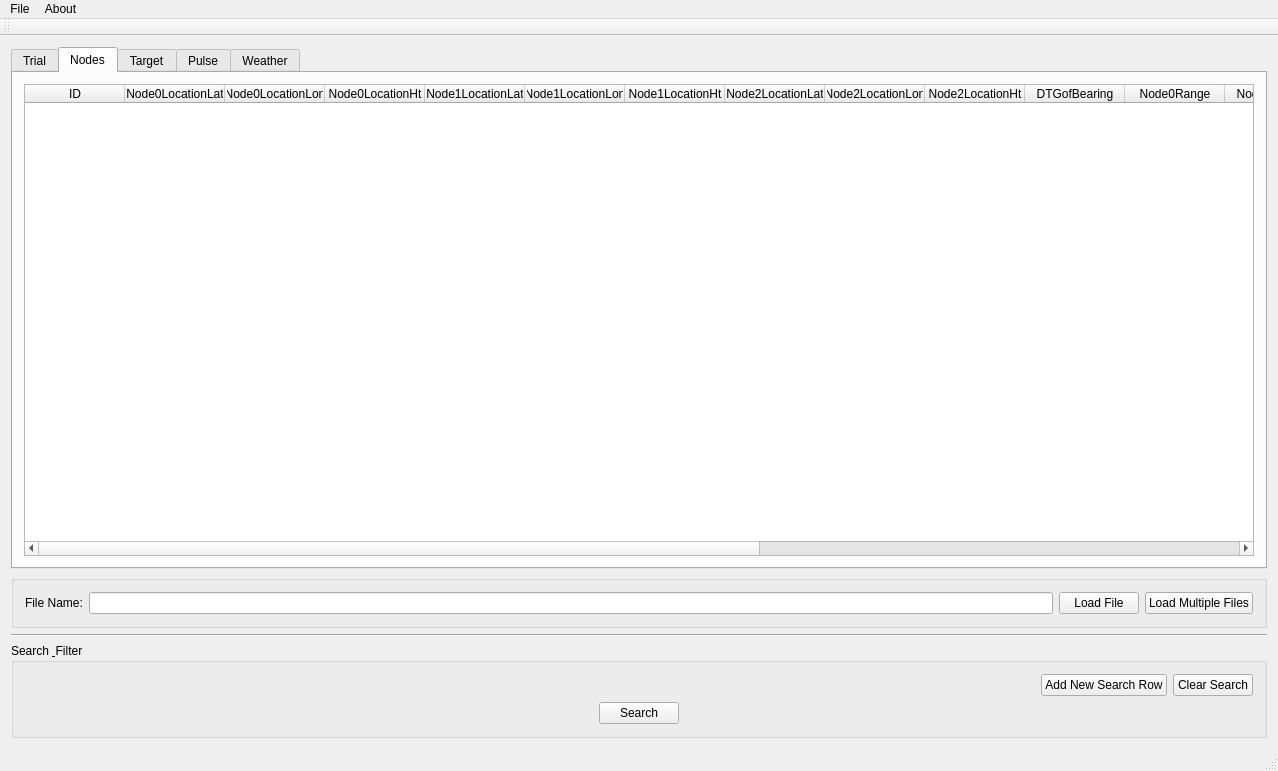
<?xml version="1.0" encoding="UTF-8"?>
<ui version="4.0">
 <class>MainWindow</class>
 <widget class="QMainWindow" name="MainWindow">
  <property name="geometry">
   <rect>
    <x>0</x>
    <y>0</y>
    <width>1278</width>
    <height>771</height>
   </rect>
  </property>
  <property name="windowTitle">
   <string>MainWindow</string>
  </property>
  <widget class="QWidget" name="centralWidget">
   <layout class="QVBoxLayout" name="verticalLayout">
    <item>
     <widget class="QTabWidget" name="tabWidget">
      <property name="tabShape">
       <enum>QTabWidget::Rounded</enum>
      </property>
      <property name="currentIndex">
       <number>1</number>
      </property>
      <widget class="QWidget" name="tab_trial">
       <attribute name="title">
        <string>Trial</string>
       </attribute>
       <layout class="QVBoxLayout" name="verticalLayout_4">
        <item>
         <widget class="QTableWidget" name="tableWidget_trial">
          <property name="frameShape">
           <enum>QFrame::StyledPanel</enum>
          </property>
          <property name="frameShadow">
           <enum>QFrame::Sunken</enum>
          </property>
          <property name="sizeAdjustPolicy">
           <enum>QAbstractScrollArea::AdjustIgnored</enum>
          </property>
          <property name="gridStyle">
           <enum>Qt::SolidLine</enum>
          </property>
          <column>
           <property name="text">
            <string>ID</string>
           </property>
          </column>
          <column>
           <property name="text">
            <string>ArchiveName</string>
           </property>
          </column>
          <column>
           <property name="text">
            <string>TrialDate</string>
           </property>
          </column>
          <column>
           <property name="text">
            <string>StartTime</string>
           </property>
          </column>
          <column>
           <property name="text">
            <string>TrialLocation</string>
           </property>
          </column>
          <column>
           <property name="text">
            <string>Comments</string>
           </property>
          </column>
          <column>
           <property name="text">
            <string>Interference</string>
           </property>
          </column>
         </widget>
        </item>
       </layout>
      </widget>
      <widget class="QWidget" name="tab_nodes">
       <attribute name="title">
        <string>Nodes</string>
       </attribute>
       <layout class="QVBoxLayout" name="verticalLayout_5">
        <item>
         <widget class="QTableWidget" name="tableWidget_nodes">
          <column>
           <property name="text">
            <string>ID</string>
           </property>
          </column>
          <column>
           <property name="text">
            <string>Node0LocationLat</string>
           </property>
          </column>
          <column>
           <property name="text">
            <string>Node0LocationLon</string>
           </property>
          </column>
          <column>
           <property name="text">
            <string>Node0LocationHt</string>
           </property>
          </column>
          <column>
           <property name="text">
            <string>Node1LocationLat</string>
           </property>
          </column>
          <column>
           <property name="text">
            <string>Node1LocationLon</string>
           </property>
          </column>
          <column>
           <property name="text">
            <string>Node1LocationHt</string>
           </property>
          </column>
          <column>
           <property name="text">
            <string>Node2LocationLat</string>
           </property>
          </column>
          <column>
           <property name="text">
            <string>Node2LocationLon</string>
           </property>
          </column>
          <column>
           <property name="text">
            <string>Node2LocationHt</string>
           </property>
          </column>
          <column>
           <property name="text">
            <string>DTGofBearing</string>
           </property>
          </column>
          <column>
           <property name="text">
            <string>Node0Range</string>
           </property>
          </column>
          <column>
           <property name="text">
            <string>Node0Bearing</string>
           </property>
          </column>
          <column>
           <property name="text">
            <string>Node1Range</string>
           </property>
          </column>
          <column>
           <property name="text">
            <string>Node1Bearing</string>
           </property>
          </column>
          <column>
           <property name="text">
            <string>Node2Range</string>
           </property>
          </column>
          <column>
           <property name="text">
            <string>Node2Bearing</string>
           </property>
          </column>
          <column>
           <property name="text">
            <string>BistaticAngle0_1</string>
           </property>
          </column>
          <column>
           <property name="text">
            <string>BistaticAngle0_2</string>
           </property>
          </column>
          <column>
           <property name="text">
            <string>BistaticAngle1_2</string>
           </property>
          </column>
         </widget>
        </item>
       </layout>
      </widget>
      <widget class="QWidget" name="tab_target">
       <attribute name="title">
        <string>Target</string>
       </attribute>
       <layout class="QVBoxLayout" name="verticalLayout_6">
        <item>
         <widget class="QTableWidget" name="tableWidget_target">
          <column>
           <property name="text">
            <string>ID</string>
           </property>
          </column>
          <column>
           <property name="text">
            <string>TgtLocationLat</string>
           </property>
          </column>
          <column>
           <property name="text">
            <string>TgtLocationLon</string>
           </property>
          </column>
          <column>
           <property name="text">
            <string>TgtLocationHt</string>
           </property>
          </column>
          <column>
           <property name="text">
            <string>TgtType</string>
           </property>
          </column>
          <column>
           <property name="text">
            <string>TgtArea</string>
           </property>
          </column>
          <column>
           <property name="text">
            <string>TgtSpeed</string>
           </property>
          </column>
         </widget>
        </item>
       </layout>
      </widget>
      <widget class="QWidget" name="tab_pulse">
       <attribute name="title">
        <string>Pulse</string>
       </attribute>
       <layout class="QVBoxLayout" name="verticalLayout_7">
        <item>
         <widget class="QTableWidget" name="tableWidget_pulse">
          <column>
           <property name="text">
            <string>ID</string>
           </property>
          </column>
          <column>
           <property name="text">
            <string>Waveform</string>
           </property>
          </column>
          <column>
           <property name="text">
            <string>NumOfPRIs</string>
           </property>
          </column>
          <column>
           <property name="text">
            <string>SamplesPerPRI</string>
           </property>
          </column>
          <column>
           <property name="text">
            <string>DACDelay</string>
           </property>
          </column>
          <column>
           <property name="text">
            <string>ADCDelay</string>
           </property>
          </column>
          <column>
           <property name="text">
            <string>PolOrder</string>
           </property>
          </column>
          <column>
           <property name="text">
            <string>PRI</string>
           </property>
          </column>
          <column>
           <property name="text">
            <string>PrePulse</string>
           </property>
          </column>
          <column>
           <property name="text">
            <string>LBandWaveformFreq</string>
           </property>
          </column>
          <column>
           <property name="text">
            <string>XBandWaveformFreq</string>
           </property>
          </column>
         </widget>
        </item>
       </layout>
      </widget>
      <widget class="QWidget" name="tab_weather">
       <attribute name="title">
        <string>Weather</string>
       </attribute>
       <layout class="QVBoxLayout" name="verticalLayout_8">
        <item>
         <widget class="QTableWidget" name="tableWidget_weather">
          <property name="sizeAdjustPolicy">
           <enum>QAbstractScrollArea::AdjustIgnored</enum>
          </property>
          <column>
           <property name="text">
            <string>ID</string>
           </property>
          </column>
          <column>
           <property name="text">
            <string>DouglasSeaState</string>
           </property>
          </column>
          <column>
           <property name="text">
            <string>WindSpeed</string>
           </property>
          </column>
          <column>
           <property name="text">
            <string>WindDir</string>
           </property>
          </column>
          <column>
           <property name="text">
            <string>WaveHeight</string>
           </property>
          </column>
          <column>
           <property name="text">
            <string>WaveDir</string>
           </property>
          </column>
          <column>
           <property name="text">
            <string>WavePeriod</string>
           </property>
          </column>
          <column>
           <property name="text">
            <string>AirTemperature</string>
           </property>
          </column>
          <column>
           <property name="text">
            <string>AirPressure</string>
           </property>
          </column>
         </widget>
        </item>
       </layout>
      </widget>
     </widget>
    </item>
    <item>
     <widget class="QGroupBox" name="groupBox">
      <layout class="QHBoxLayout" name="horizontalLayout">
       <item>
        <widget class="QLabel" name="label_3">
         <property name="text">
          <string>File Name:</string>
         </property>
        </widget>
       </item>
       <item>
        <widget class="QLineEdit" name="lineEdit"/>
       </item>
       <item>
        <widget class="QPushButton" name="pushButton_loadFile">
         <property name="text">
          <string>Load File</string>
         </property>
        </widget>
       </item>
       <item>
        <widget class="QPushButton" name="pushButton_loadFiles">
         <property name="text">
          <string>Load Multiple Files</string>
         </property>
        </widget>
       </item>
      </layout>
     </widget>
    </item>
    <item>
     <widget class="Line" name="line">
      <property name="orientation">
       <enum>Qt::Horizontal</enum>
      </property>
     </widget>
    </item>
    <item>
     <widget class="QGroupBox" name="groupBox">
      <property name="title">
       <string>Search &amp; Filter</string>
      </property>
      <layout class="QVBoxLayout" name="verticalLayout_2">
       <item>
        <layout class="QHBoxLayout" name="horizontalLayout_4">
         <item>
          <spacer name="horizontalSpacer_2">
           <property name="orientation">
            <enum>Qt::Horizontal</enum>
           </property>
           <property name="sizeHint" stdset="0">
            <size>
             <width>40</width>
             <height>20</height>
            </size>
           </property>
          </spacer>
         </item>
         <item>
          <widget class="QPushButton" name="pushButton_newSearchRow">
           <property name="text">
            <string>Add New Search Row</string>
           </property>
          </widget>
         </item>
         <item>
          <widget class="QPushButton" name="pushButton_clearSearch">
           <property name="text">
            <string>Clear Search</string>
           </property>
          </widget>
         </item>
        </layout>
       </item>
       <item>
        <layout class="QVBoxLayout" name="verticalLayout_3"/>
       </item>
       <item>
        <layout class="QHBoxLayout" name="horizontalLayout_3">
         <item>
          <spacer name="horizontalSpacer_3">
           <property name="orientation">
            <enum>Qt::Horizontal</enum>
           </property>
           <property name="sizeHint" stdset="0">
            <size>
             <width>40</width>
             <height>20</height>
            </size>
           </property>
          </spacer>
         </item>
         <item>
          <widget class="QPushButton" name="pushButton_search">
           <property name="text">
            <string>Search</string>
           </property>
          </widget>
         </item>
         <item>
          <spacer name="horizontalSpacer">
           <property name="orientation">
            <enum>Qt::Horizontal</enum>
           </property>
           <property name="sizeHint" stdset="0">
            <size>
             <width>40</width>
             <height>20</height>
            </size>
           </property>
          </spacer>
         </item>
        </layout>
       </item>
      </layout>
     </widget>
    </item>
   </layout>
  </widget>
  <widget class="QMenuBar" name="menuBar">
   <property name="geometry">
    <rect>
     <x>0</x>
     <y>0</y>
     <width>1278</width>
     <height>25</height>
    </rect>
   </property>
   <widget class="QMenu" name="menuFile">
    <property name="title">
     <string>File</string>
    </property>
   </widget>
   <widget class="QMenu" name="menuAbout">
    <property name="title">
     <string>About</string>
    </property>
   </widget>
   <addaction name="menuFile"/>
   <addaction name="menuAbout"/>
  </widget>
  <widget class="QToolBar" name="mainToolBar">
   <attribute name="toolBarArea">
    <enum>TopToolBarArea</enum>
   </attribute>
   <attribute name="toolBarBreak">
    <bool>false</bool>
   </attribute>
  </widget>
  <widget class="QStatusBar" name="statusBar"/>
 </widget>
 <layoutdefault spacing="6" margin="11"/>
 <resources/>
 <connections/>
</ui>
